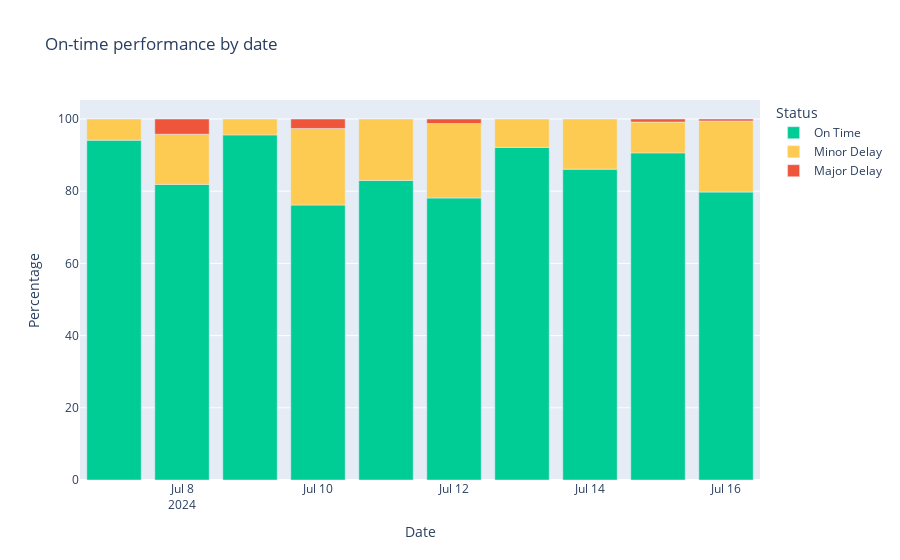

The notebook cell this image was saved under:
### Code cell
import pandas as pd
import plotly.express as px

# Calculate percentage of delays by severity
daily_summary = unique_trips.groupby('date')['delay_severity'].value_counts(normalize=True).unstack() * 100

# Reset index to have date as a column
daily_summary = daily_summary.reset_index()

# Melt the DataFrame for Plotly
daily_summary_melted = daily_summary.melt(id_vars='date', value_vars=['Major', 'Minor', 'On Time'], var_name='Status', value_name='Percentage')

# Define the order of the Status items
status_order = ['On Time', 'Minor Delay', 'Major Delay']
daily_summary_melted.loc[daily_summary_melted.Status == 'Major','Status']='Major Delay'
daily_summary_melted.loc[daily_summary_melted.Status == 'Minor','Status']='Minor Delay'
# Define custom colors for each Status
status_colors = {
    'On Time': '#00CC96',
    'Minor Delay': '#FECB52',
    'Major Delay': '#EF553B'
}

# Create the stacked bar plot
fig = px.bar(daily_summary_melted, x='date', y='Percentage', color='Status', 
             title='On-time performance by date',
             category_orders={'Status': status_order},
             color_discrete_map=status_colors,labels={'date': 'Date', 'percentage': 'Percentage','Minor':'Minor Delay'})

# Show the plot
fig.show()

### Figure 1 — Plotly figure (JSON) as saved in the notebook; plotly's stock layout.template omitted (floating-point values rounded to 4 significant figures)
{"data": [{"alignmentgroup": "True", "hovertemplate": "Status=On Time<br>Date=%{x}<br>Percentage=%{y}<extra></extra>", "legendgroup": "On Time", "marker": {"color": "#00CC96", "pattern": {"shape": ""}}, "name": "On Time", "offsetgroup": "On Time", "orientation": "v", "showlegend": true, "textposition": "auto", "type": "bar", "x": ["2024-07-07", "2024-07-08", "2024-07-09", "2024-07-10", "2024-07-11", "2024-07-12", "2024-07-13", "2024-07-14", "2024-07-15", "2024-07-16"], "xaxis": "x", "y": [94.14, 81.88, 95.6, 76.16, 82.98, 78.12, 92.12, 86.11, 90.61, 79.77], "yaxis": "y"}, {"alignmentgroup": "True", "hovertemplate": "Status=Minor Delay<br>Date=%{x}<br>Percentage=%{y}<extra></extra>", "legendgroup": "Minor Delay", "marker": {"color": "#FECB52", "pattern": {"shape": ""}}, "name": "Minor Delay", "offsetgroup": "Minor Delay", "orientation": "v", "showlegend": true, "textposition": "auto", "type": "bar", "x": ["2024-07-07", "2024-07-08", "2024-07-09", "2024-07-10", "2024-07-11", "2024-07-12", "2024-07-13", "2024-07-14", "2024-07-15", "2024-07-16"], "xaxis": "x", "y": [5.858, 13.91, 4.398, 21.22, 17.02, 20.62, 7.877, 13.89, 8.554, 19.69], "yaxis": "y"}, {"alignmentgroup": "True", "hovertemplate": "Status=Major Delay<br>Date=%{x}<br>Percentage=%{y}<extra></extra>", "legendgroup": "Major Delay", "marker": {"color": "#EF553B", "pattern": {"shape": ""}}, "name": "Major Delay", "offsetgroup": "Major Delay", "orientation": "v", "showlegend": true, "textposition": "auto", "type": "bar", "x": ["2024-07-07", "2024-07-08", "2024-07-09", "2024-07-10", "2024-07-11", "2024-07-12", "2024-07-13", "2024-07-14", "2024-07-15", "2024-07-16"], "xaxis": "x", "y": [null, 4.216, null, 2.62, null, 1.256, null, null, 0.8327, 0.5396], "yaxis": "y"}], "layout": {"barmode": "relative", "legend": {"title": {"text": "Status"}, "tracegroupgap": 0}, "title": {"text": "On-time performance by date"}, "xaxis": {"anchor": "y", "domain": [0, 1], "title": {"text": "Date"}}, "yaxis": {"anchor": "x", "domain": [0, 1], "title": {"text": "Percentage"}}}}
